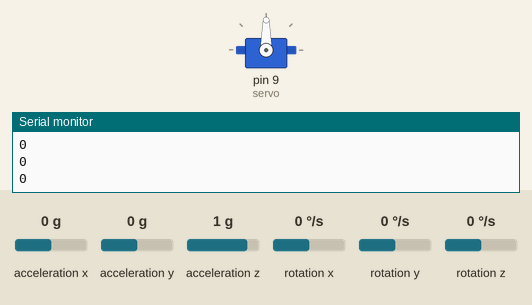
Simulated run of this sketch. Board: Arduino Uno, built with avr-gcc and run on an emulated ATmega328P. Shown: servo, the last lines printed to the serial monitor. The test bench sets the inputs (shaded band); at power-on: acceleration y 0 g, acceleration x 0 g, acceleration z 1 g, rotation x 0 °/s, rotation y 0 °/s, rotation z 0 °/s.

Above: at 3.2 s.
3.3 s: acceleration y set to -1.4 g
At 3.7 s:
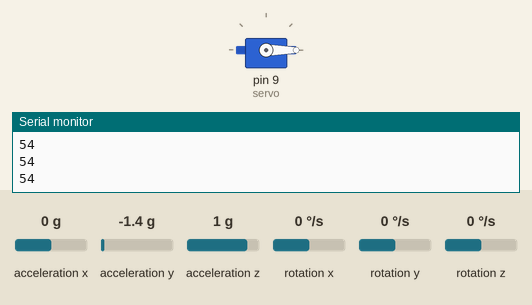
4.8 s: acceleration y set to 0.8 g
At 5.9 s:
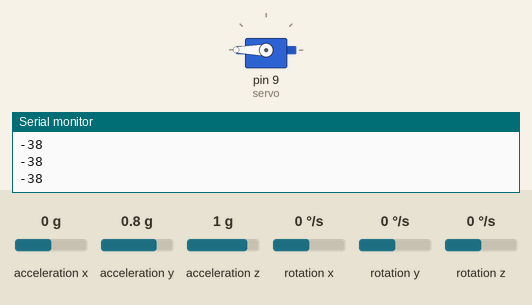
6.6 s: acceleration y set to -0.1 g
At 6.76 s:
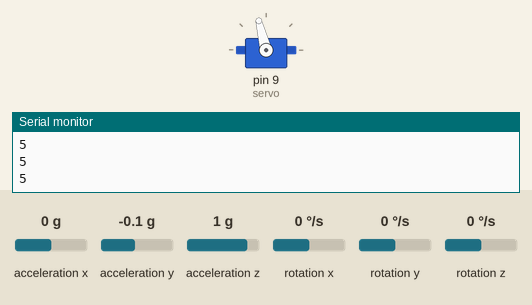
Timing chart, 0 to 9.6 s (numbered marks = the images above; inputs shaded):
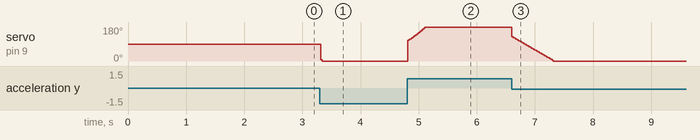

Measured:
- after the input at 3.3 s, servo on pin 9 (servo): 90° → 0° at once
- after the input at 4.8 s, servo on pin 9 (servo): moves from 0° to 180° over 0.31 s, starting at once
- after the input at 6.6 s, servo on pin 9 (servo): moves from 180° to 0° over 0.71 s, starting at once

The sketch:

ras_workshop.ino
```cpp
#include "Wire.h"
#include <MPU6050_light.h>
#include <Servo.h>

MPU6050 mpu(Wire);
Servo servo;

int target_pos = 0;
int imu_angle;
int error=0;
int curr_pos;
int angle;

int t_new; //milliseconds
int t_old; //milliseconds
int dt;

int error_old=0;
float error_change=0;
float error_slope=0;
float error_area=0;

float Kp = 0.35;
float Kd = 25;
float Ki = 0.0001;

void setup()
{
  Wire.begin();
  mpu.begin();
  servo.attach(9);
  Serial.begin(9600);
  servo.write(90);
  delay(2000);
  t_new = millis();
  delay(20);
}


void loop()
{ mpu.update(); //update imu values
  imu_angle = mpu.getAngleX();

  curr_pos = servo.read();

  //----- PID control starts here -----//
  t_old = t_new;
  t_new = millis();
  dt = t_new - t_old;

  error_old = error;
  error = target_pos - imu_angle;

  error_change = error-error_old;
  error_slope = error_change/dt;

  error_area = error_area + error*dt;

  angle = curr_pos - (Kp*error + Kd*error_slope + Ki*error_area);
  if (angle > 180){
    angle = 180;
  }
  if (angle < 0){
    angle = 0;
  }
  Serial.println(error);
  servo.write(angle);
  delay(20);
}
```
